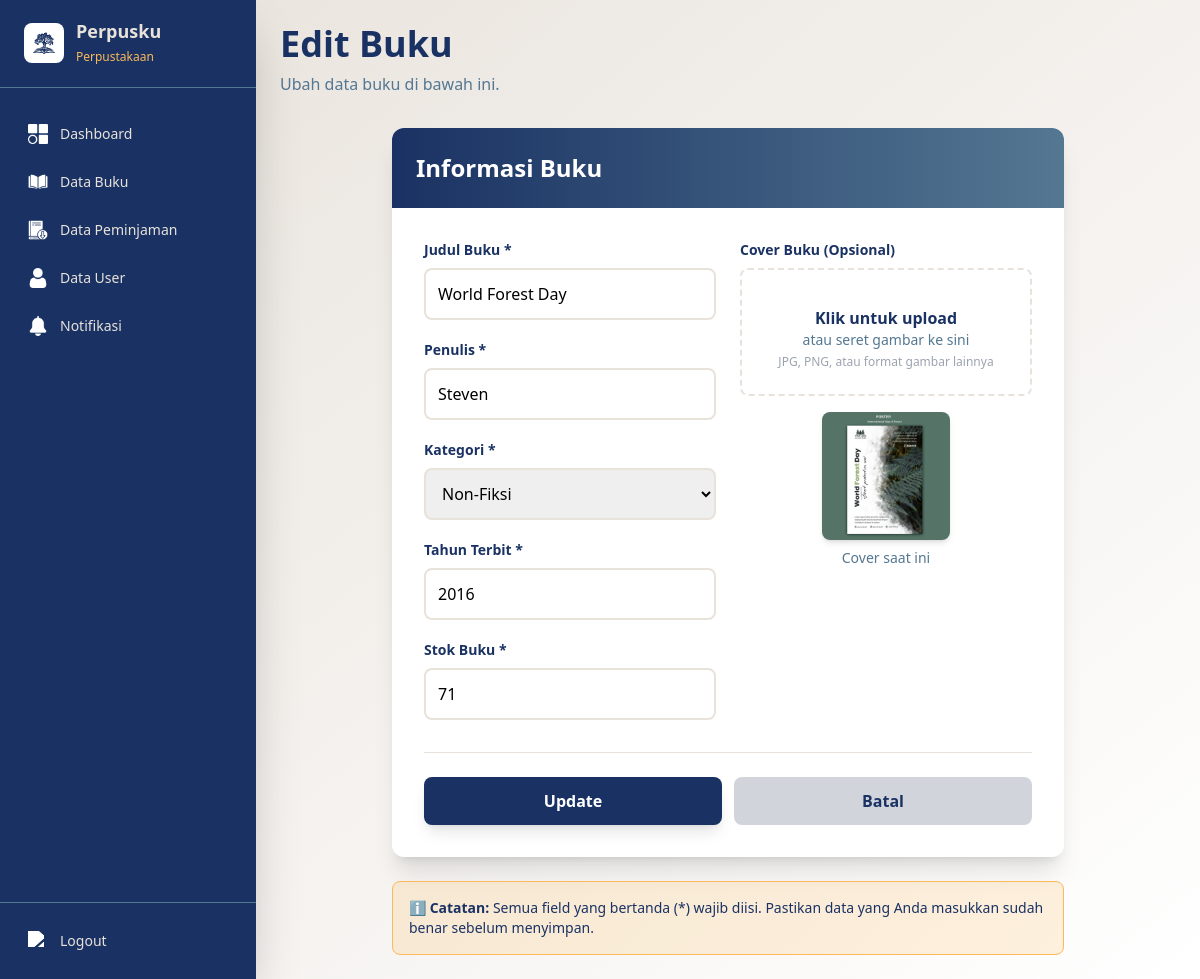
Page /view/admin/tambah.php?edit=23 (signed in) on the committed database.
### tables this page shows
CREATE TABLE `buku` (
  `id_buku` int(11) NOT NULL,
  `cover` varchar(255) NOT NULL,
  `judul` varchar(150) NOT NULL,
  `kategori` varchar(255) NOT NULL,
  `penulis` varchar(100) DEFAULT NULL,
  `tahun` year(4) DEFAULT NULL,
  `stok` int(11) NOT NULL,
  `created_at` datetime DEFAULT current_timestamp()
);

### view/admin/tambah.php (the view, shortened to what this page needs)
<?php
include '../../model/koneksi.php';
$isEdit = false;
$editData = [
    'id_buku' => '',
    'judul' => '',
    'kategori' => '',
    'penulis' => '',
    'tahun' => '',
    'stok' => '',
    'cover' => ''
];
if (isset($_GET['edit'])) {
    $isEdit = true;
    $id = intval($_GET['edit']);
    $result = mysqli_query($koneksi, "SELECT * FROM buku WHERE id_buku='$id' LIMIT 1");
    if ($row = mysqli_fetch_assoc($result)) {
        $editData = $row;
    }
}
?>
<!DOCTYPE html>
<html lang="en">
<head>
    <script src="https://cdn.tailwindcss.com"></script>
</head>
<body class="bg-gradient-to-br from-perpusku4 to-white min-h-screen">
    <?php include '../partials/admin_sidebar.php'; ?>
    <div id="mainContent" class="flex-1 flex flex-col min-h-screen md:ml-64 transition-all duration-300 p-4 md:p-6">
        <div class="mb-8">
            <h1 class="text-3xl md:text-4xl font-bold text-perpusku1 mb-2">
                <?= $isEdit ? ' Edit Buku' : '+ Tambah Buku' ?>
            </h1>
            <p class="text-perpusku2">
                <?= $isEdit ? 'Ubah data buku di bawah ini.' : 'Tambahkan buku baru ke perpustakaan' ?>
            </p>
        </div>
        <div class="bg-white rounded-xl shadow-xl max-w-2xl mx-auto w-full overflow-hidden">
            <div class="bg-gradient-to-r from-perpusku1 to-perpusku2 text-white p-6">
                <h2 class="text-2xl font-bold">Informasi Buku</h2>
            </div>
            <form method="post" enctype="multipart/form-data" action="../../controller/aksi_crud_buku.php" class="p-6 md:p-8">
                <div class="grid grid-cols-1 md:grid-cols-2 gap-6">
                    <div class="space-y-5">
                        <div>
                            <label class="block text-perpusku1 font-bold text-sm mb-2">Judul Buku *</label>
                            <input type="text" name="judul" class="w-full border-2 border-perpusku4 rounded-lg p-3 focus:border-perpusku2 focus:outline-none transition focus:ring-2 focus:ring-perpusku3" placeholder="Masukkan judul buku" required value="<?= htmlspecialchars($editData['judul']) ?>">
                        </div>
                        <div>
                            <label class="block text-perpusku1 font-bold text-sm mb-2">Penulis *</label>
                            <input type="text" name="penulis" class="w-full border-2 border-perpusku4 rounded-lg p-3 focus:border-perpusku2 focus:outline-none transition focus:ring-2 focus:ring-perpusku3" placeholder="Masukkan nama penulis" required value="<?= htmlspecialchars($editData['penulis']) ?>">
                        </div>
                        <div>
                            <label class="block text-perpusku1 font-bold text-sm mb-2">Kategori *</label>
                            <select name="kategori" class="w-full border-2 border-perpusku4 rounded-lg p-3 focus:border-perpusku2 focus:outline-none transition focus:ring-2 focus:ring-perpusku3" required>
                                <option value="Non-Fiksi" <?= ($editData['kategori'] ?? '') == 'Non-Fiksi' ? 'selected' : '' ?>>Non-Fiksi</option>
                            </select>
                        </div>
                        <div>
                            <label class="block text-perpusku1 font-bold text-sm mb-2">Tahun Terbit *</label>
                            <input type="number" name="tahun" class="w-full border-2 border-perpusku4 rounded-lg p-3 focus:border-perpusku2 focus:outline-none transition focus:ring-2 focus:ring-perpusku3" placeholder="Contoh: 2024" min="1900" max="2100" required value="<?= htmlspecialchars($editData['tahun']) ?>">
                        </div>
                        <div>
                            <label class="block text-perpusku1 font-bold text-sm mb-2">Stok Buku *</label>
                            <input type="number" name="stok" class="w-full border-2 border-perpusku4 rounded-lg p-3 focus:border-perpusku2 focus:outline-none transition focus:ring-2 focus:ring-perpusku3" placeholder="Jumlah stok buku" min="0" required value="<?= htmlspecialchars($editData['stok']) ?>">
                        </div>
                    </div>
                    <div>
                        <label class="block text-perpusku1 font-bold text-sm mb-2">Cover Buku (Opsional)</label>
                        <div class="border-2 border-dashed border-perpusku4 rounded-lg p-6 text-center hover:border-perpusku2 hover:bg-perpusku4 transition duration-300 cursor-pointer group">
                            <label for="coverInput" class="cursor-pointer block">
                                <span class="text-perpusku1 font-bold block">Klik untuk upload</span>
                                <span class="text-sm text-perpusku2 block">atau seret gambar ke sini</span>
                                <span class="text-xs text-gray-400 block mt-1">JPG, PNG, atau format gambar lainnya</span>
                            </label>
                        </div>
                        <div id="coverPreview" class="mt-4">
                            <?php if ($isEdit && $editData['cover']): ?>
                                <img src="../../public/cover/<?= htmlspecialchars($editData['cover']) ?>" class="h-32 rounded-lg shadow-md mx-auto mb-2">
                                <p class="text-sm text-perpusku2 text-center">Cover saat ini</p>
                            <?php endif; ?>
                        </div>
                    </div>
                </div>
                <div class="flex gap-3 mt-8 pt-6 border-t border-perpusku4">
                    <button type="submit" name="<?= $isEdit ? 'edit' : 'tambah' ?>" class="flex-1 bg-perpusku1 hover:bg-perpusku2 text-white px-6 py-3 rounded-lg font-bold transition duration-300 shadow-lg hover:shadow-xl flex items-center justify-center gap-2">
                        <span><?= $isEdit ? 'Update' : 'Simpan Buku' ?></span>
                    </button>
                    <a href="crud_buku.php" class="flex-1 bg-gray-300 hover:bg-gray-400 text-perpusku1 px-6 py-3 rounded-lg font-bold transition duration-300 text-center flex items-center justify-center gap-2">
                        <span>Batal</span>
                    </a>
                </div>
            </form>
        </div>
        <div class="bg-perpusku3 bg-opacity-20 border border-perpusku3 rounded-lg p-4 mt-6 max-w-2xl mx-auto w-full">
            <p class="text-perpusku1 text-sm"><strong>ℹ️ Catatan:</strong> Semua field yang bertanda (*) wajib diisi. Pastikan data yang Anda masukkan sudah benar sebelum menyimpan.</p>
        </div>
    </div>
</body>
</html>

### rows in the picture
buku: judul "World Forest Day", penulis "Steven", kategori "Non-Fiksi", tahun "2016", stok "71", cover (picture)
